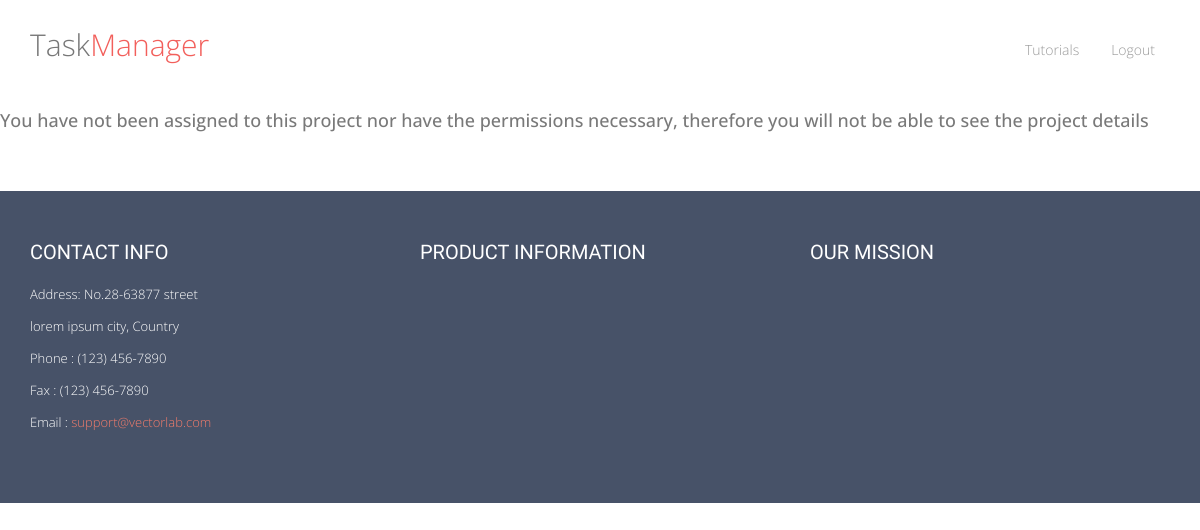
The app's page /taskManager/6/ (signed in), older data.
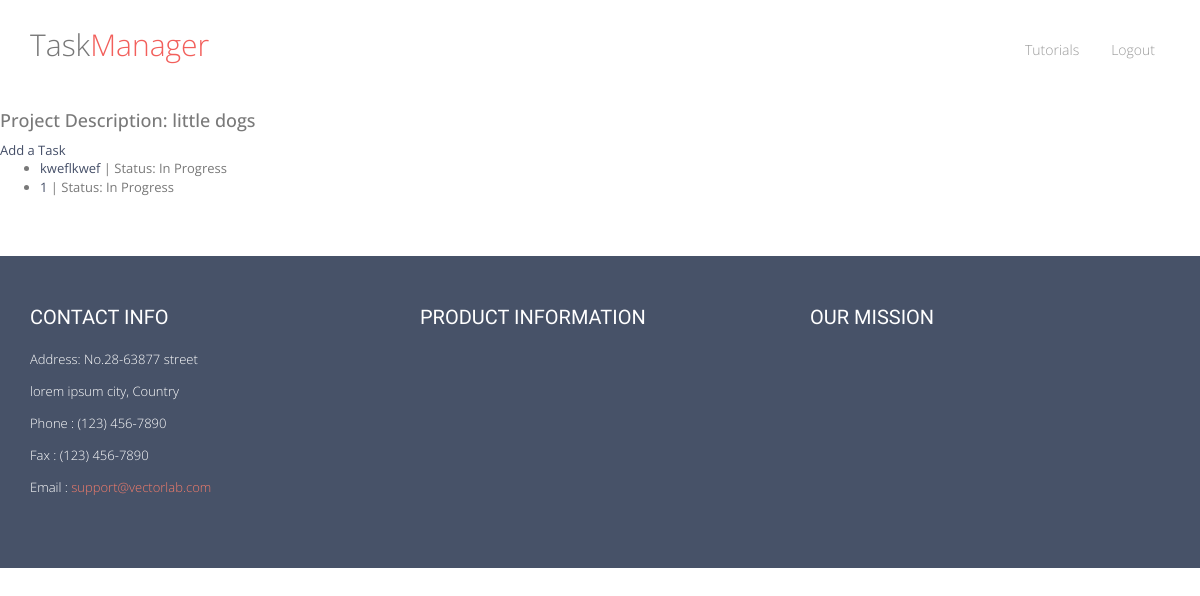
The same page, newer data.
### taskManager/models.py (models this page shows, shortened)
class Project(models.Model):
	project_title = models.CharField(max_length = 50, default = 'Default')
	project_text = models.CharField(max_length = 500)
	start_date = models.DateTimeField('date started')
	users_assinged = models.ManyToManyField(User)

class Task(models.Model):
	assoc_project = models.ForeignKey(Project, default=1)
	task_text = models.CharField(max_length = 200)
	pub_date = models.DateTimeField('date created')
	completed = models.NullBooleanField(default = False)
	users_assinged = models.ManyToManyField(User)

### taskManager/views.py (the view)
# urls.py: url(r'^(?P<project_id>\d+)/$', views.proj_details, name = 'proj_details'),
def proj_details(request, project_id):
    proj = Project.objects.get(pk = project_id)
    logged_in = True
    admin_level = False
    if request.user.groups.filter(name='admin_g').exists():
        admin_level = True
    assigned_to = False
    if proj.users_assinged.filter(username= request.user.username).exists():
        assigned_to = True
    elif admin_level == True:
        assigned_to = True
    if not request.user.is_authenticated():
        logged_in =False
    return render(request, 'taskManager/proj_details.html', {'proj':proj, 'assigned_to':assigned_to, 'logged_in':logged_in})

### taskManager/templates/taskManager/proj_details.html (shortened to what this page needs)
{% extends 'taskManager/base.html' %}
{% block content %}
{% if logged_in == True %}
{% if assigned_to == False%}
<h4>You have not been assigned to this project nor have the permissions necessary, therefore
you will not be able to see the project details</h4>
{% else %}
<h4>Project Description: {{proj.project_text}}</h4>
<a href = "{% url 'taskManager:new_task' proj.id %}"> Add a Task </a>
<ul>
{% for task in proj.task_set.all %}
    <li> <a href="{% url 'taskManager:detail' proj.project_title task.id%}">{{ task.task_text|truncatechars:60 }}</a> | Status:
    {% if task.completed == True %}
    	Complete
    {% else %}
    	In Progress
    {% endif %}
    </li>
{% endfor %}
</ul>
{% endif %}
{% else %}
<h4> Please log in to see project details </h4>
<p><a href = "/taskManager/login/">Log in</a></p>
{% endif %}
{%  endblock %}

Row changes from the older to the newer data that the page shows:
now on this page (row unchanged): Project: project_text "little dogs"
now on this page (row unchanged): Task: task_text "kweflkwef", completed "In Progress"
added Task: task_text "1", completed "In Progress"
Text that changed along with them:
text no longer shown: "You have not been assigned to this project nor have the permissions necessary, therefore you will not be able to see the project details"
text now shown: "Project Description: Add a Task"
